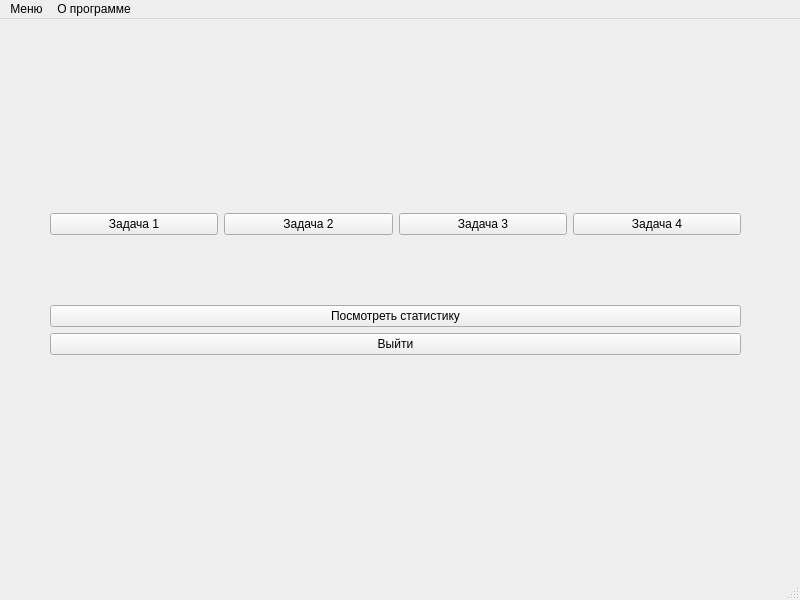
<?xml version="1.0" encoding="UTF-8"?>
<ui version="4.0">
 <class>MainWindow</class>
 <widget class="QMainWindow" name="MainWindow">
  <property name="geometry">
   <rect>
    <x>0</x>
    <y>0</y>
    <width>800</width>
    <height>600</height>
   </rect>
  </property>
  <property name="windowTitle">
   <string>MainWindow</string>
  </property>
  <widget class="QWidget" name="centralwidget">
   <widget class="QWidget" name="verticalLayoutWidget_2">
    <property name="geometry">
     <rect>
      <x>50</x>
      <y>130</y>
      <width>691</width>
      <height>271</height>
     </rect>
    </property>
    <layout class="QVBoxLayout" name="verticalLayout_2">
     <item>
      <layout class="QHBoxLayout" name="horizontalLayout">
       <item>
        <widget class="QPushButton" name="pushButton_Task1">
         <property name="text">
          <string>Задача 1</string>
         </property>
        </widget>
       </item>
       <item>
        <widget class="QPushButton" name="pushButton_Task2">
         <property name="text">
          <string>Задача 2</string>
         </property>
        </widget>
       </item>
       <item>
        <widget class="QPushButton" name="pushButton_Task4">
         <property name="text">
          <string>Задача 3</string>
         </property>
        </widget>
       </item>
       <item>
        <widget class="QPushButton" name="pushButton_Task3">
         <property name="text">
          <string>Задача 4</string>
         </property>
        </widget>
       </item>
      </layout>
     </item>
     <item>
      <layout class="QVBoxLayout" name="verticalLayout">
       <item>
        <widget class="QPushButton" name="pushButton_Statistics">
         <property name="text">
          <string>Посмотреть статистику</string>
         </property>
        </widget>
       </item>
       <item>
        <widget class="QPushButton" name="pushButton_Exit">
         <property name="text">
          <string>Выйти</string>
         </property>
        </widget>
       </item>
      </layout>
     </item>
    </layout>
   </widget>
  </widget>
  <widget class="QMenuBar" name="menubar">
   <property name="geometry">
    <rect>
     <x>0</x>
     <y>0</y>
     <width>800</width>
     <height>25</height>
    </rect>
   </property>
   <widget class="QMenu" name="menu_main">
    <property name="title">
     <string>Меню</string>
    </property>
    <addaction name="action_Task1"/>
    <addaction name="action_Task2"/>
    <addaction name="action_Task3"/>
    <addaction name="action_Task4"/>
    <addaction name="separator"/>
    <addaction name="action_Exit"/>
   </widget>
   <widget class="QMenu" name="menu_about">
    <property name="title">
     <string>О программе</string>
    </property>
   </widget>
   <addaction name="menu_main"/>
   <addaction name="menu_about"/>
  </widget>
  <widget class="QStatusBar" name="statusbar"/>
  <action name="action_Task1">
   <property name="text">
    <string>Задача 1</string>
   </property>
  </action>
  <action name="action_Task2">
   <property name="text">
    <string>Задача 2</string>
   </property>
  </action>
  <action name="action_Task3">
   <property name="text">
    <string>Задача 3</string>
   </property>
  </action>
  <action name="action_Task4">
   <property name="text">
    <string>Задача 4</string>
   </property>
  </action>
  <action name="action_Exit">
   <property name="text">
    <string>Выход</string>
   </property>
  </action>
 </widget>
 <resources/>
 <connections/>
</ui>
